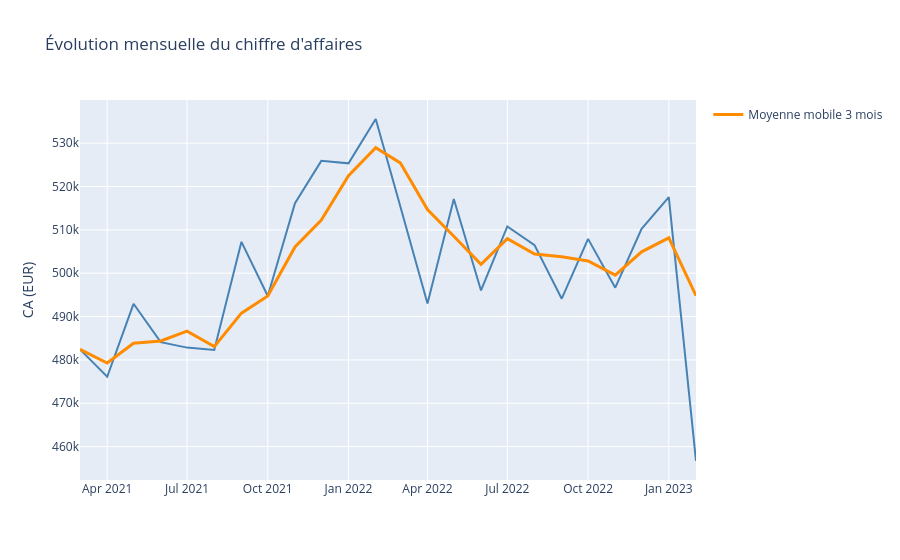

Here is the notebook cell this chart was saved with:
### Code cell
figure_ca_mensuel = px.line(
    ca_mensuel,
    x='période',
    y='chiffre_affaires',
    title="Évolution mensuelle du chiffre d'affaires"
)
figure_ca_mensuel.update_traces(
    name='CA mensuel',
    line=dict(color='steelblue', width=2)
)
figure_ca_mensuel.add_scatter(
    x=ca_mensuel['période'],
    y=ca_mensuel['moyenne_mobile_3_mois'],
    mode='lines',
    name='Moyenne mobile 3 mois',
    line=dict(color='darkorange', width=3)
)
figure_ca_mensuel.update_layout(xaxis_title='', yaxis_title='CA (EUR)')
figure_ca_mensuel.show()
